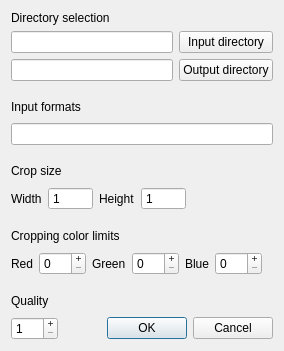
<?xml version="1.0" encoding="UTF-8"?>
<ui version="4.0">
 <class>Dialog</class>
 <widget class="QDialog" name="Dialog">
  <property name="geometry">
   <rect>
    <x>0</x>
    <y>0</y>
    <width>284</width>
    <height>351</height>
   </rect>
  </property>
  <property name="sizePolicy">
   <sizepolicy hsizetype="Fixed" vsizetype="Fixed">
    <horstretch>0</horstretch>
    <verstretch>0</verstretch>
   </sizepolicy>
  </property>
  <layout class="QVBoxLayout" name="verticalLayout_2">
   <item>
    <layout class="QVBoxLayout" name="verticalLayout">
     <item>
      <layout class="QGridLayout" name="gridLayout">
       <item row="2" column="0">
        <widget class="QLineEdit" name="lineEdit_output_directory"/>
       </item>
       <item row="2" column="1">
        <widget class="QPushButton" name="pushButton_output_directory">
         <property name="text">
          <string>Output directory</string>
         </property>
        </widget>
       </item>
       <item row="1" column="1">
        <widget class="QPushButton" name="pushButton_input_directory">
         <property name="text">
          <string>Input directory</string>
         </property>
        </widget>
       </item>
       <item row="1" column="0">
        <widget class="QLineEdit" name="lineEdit_input_directory"/>
       </item>
       <item row="0" column="0">
        <widget class="QLabel" name="label_directory_selection">
         <property name="text">
          <string>Directory selection</string>
         </property>
        </widget>
       </item>
      </layout>
     </item>
     <item>
      <spacer name="verticalSpacer_4">
       <property name="orientation">
        <enum>Qt::Vertical</enum>
       </property>
       <property name="sizeType">
        <enum>QSizePolicy::Fixed</enum>
       </property>
       <property name="sizeHint" stdset="0">
        <size>
         <width>20</width>
         <height>10</height>
        </size>
       </property>
      </spacer>
     </item>
     <item>
      <widget class="QLabel" name="label_input_formats">
       <property name="text">
        <string>Input formats</string>
       </property>
      </widget>
     </item>
     <item>
      <widget class="QLineEdit" name="lineEdit_input_formats"/>
     </item>
     <item>
      <spacer name="verticalSpacer_3">
       <property name="orientation">
        <enum>Qt::Vertical</enum>
       </property>
       <property name="sizeType">
        <enum>QSizePolicy::Fixed</enum>
       </property>
       <property name="sizeHint" stdset="0">
        <size>
         <width>20</width>
         <height>10</height>
        </size>
       </property>
      </spacer>
     </item>
     <item>
      <widget class="QLabel" name="label_crop_size">
       <property name="text">
        <string>Crop size</string>
       </property>
      </widget>
     </item>
     <item>
      <layout class="QHBoxLayout" name="horizontalLayout">
       <item>
        <widget class="QLabel" name="label_width">
         <property name="text">
          <string>Width</string>
         </property>
        </widget>
       </item>
       <item>
        <widget class="QSpinBox" name="spinBox_width">
         <property name="buttonSymbols">
          <enum>QAbstractSpinBox::NoButtons</enum>
         </property>
         <property name="minimum">
          <number>1</number>
         </property>
         <property name="maximum">
          <number>10000</number>
         </property>
         <property name="singleStep">
          <number>10</number>
         </property>
        </widget>
       </item>
       <item>
        <widget class="QLabel" name="label_height">
         <property name="text">
          <string>Height</string>
         </property>
        </widget>
       </item>
       <item>
        <widget class="QSpinBox" name="spinBox_height">
         <property name="buttonSymbols">
          <enum>QAbstractSpinBox::NoButtons</enum>
         </property>
         <property name="minimum">
          <number>1</number>
         </property>
         <property name="maximum">
          <number>10000</number>
         </property>
        </widget>
       </item>
       <item>
        <spacer name="horizontalSpacer_3">
         <property name="orientation">
          <enum>Qt::Horizontal</enum>
         </property>
         <property name="sizeHint" stdset="0">
          <size>
           <width>40</width>
           <height>20</height>
          </size>
         </property>
        </spacer>
       </item>
      </layout>
     </item>
     <item>
      <spacer name="verticalSpacer_2">
       <property name="orientation">
        <enum>Qt::Vertical</enum>
       </property>
       <property name="sizeType">
        <enum>QSizePolicy::Fixed</enum>
       </property>
       <property name="sizeHint" stdset="0">
        <size>
         <width>20</width>
         <height>10</height>
        </size>
       </property>
      </spacer>
     </item>
     <item>
      <widget class="QLabel" name="label_cropping_color_limits">
       <property name="text">
        <string>Cropping color limits</string>
       </property>
      </widget>
     </item>
     <item>
      <layout class="QHBoxLayout" name="horizontalLayout_2">
       <item>
        <widget class="QLabel" name="label_crop_red">
         <property name="text">
          <string>Red</string>
         </property>
        </widget>
       </item>
       <item>
        <widget class="QSpinBox" name="spinBox_crop_red">
         <property name="buttonSymbols">
          <enum>QAbstractSpinBox::PlusMinus</enum>
         </property>
         <property name="maximum">
          <number>255</number>
         </property>
        </widget>
       </item>
       <item>
        <widget class="QLabel" name="label_crop_green">
         <property name="text">
          <string>Green</string>
         </property>
        </widget>
       </item>
       <item>
        <widget class="QSpinBox" name="spinBox_crop_green">
         <property name="buttonSymbols">
          <enum>QAbstractSpinBox::PlusMinus</enum>
         </property>
         <property name="maximum">
          <number>255</number>
         </property>
        </widget>
       </item>
       <item>
        <widget class="QLabel" name="label_crop_blue">
         <property name="text">
          <string>Blue</string>
         </property>
        </widget>
       </item>
       <item>
        <widget class="QSpinBox" name="spinBox_crop_blue">
         <property name="buttonSymbols">
          <enum>QAbstractSpinBox::PlusMinus</enum>
         </property>
         <property name="maximum">
          <number>255</number>
         </property>
        </widget>
       </item>
       <item>
        <spacer name="horizontalSpacer_2">
         <property name="orientation">
          <enum>Qt::Horizontal</enum>
         </property>
         <property name="sizeHint" stdset="0">
          <size>
           <width>40</width>
           <height>20</height>
          </size>
         </property>
        </spacer>
       </item>
      </layout>
     </item>
     <item>
      <spacer name="verticalSpacer_5">
       <property name="orientation">
        <enum>Qt::Vertical</enum>
       </property>
       <property name="sizeType">
        <enum>QSizePolicy::Fixed</enum>
       </property>
       <property name="sizeHint" stdset="0">
        <size>
         <width>20</width>
         <height>10</height>
        </size>
       </property>
      </spacer>
     </item>
     <item>
      <widget class="QLabel" name="label_quality">
       <property name="text">
        <string>Quality</string>
       </property>
      </widget>
     </item>
     <item>
      <layout class="QHBoxLayout" name="horizontalLayout_3">
       <item>
        <widget class="QSpinBox" name="spinBox_quality">
         <property name="buttonSymbols">
          <enum>QAbstractSpinBox::PlusMinus</enum>
         </property>
         <property name="minimum">
          <number>1</number>
         </property>
         <property name="maximum">
          <number>100</number>
         </property>
        </widget>
       </item>
       <item>
        <spacer name="horizontalSpacer">
         <property name="orientation">
          <enum>Qt::Horizontal</enum>
         </property>
         <property name="sizeHint" stdset="0">
          <size>
           <width>40</width>
           <height>20</height>
          </size>
         </property>
        </spacer>
       </item>
       <item>
        <widget class="QDialogButtonBox" name="buttonBox">
         <property name="standardButtons">
          <set>QDialogButtonBox::Cancel|QDialogButtonBox::Ok</set>
         </property>
        </widget>
       </item>
      </layout>
     </item>
    </layout>
   </item>
  </layout>
 </widget>
 <resources/>
 <connections>
  <connection>
   <sender>buttonBox</sender>
   <signal>accepted()</signal>
   <receiver>Dialog</receiver>
   <slot>accept()</slot>
   <hints>
    <hint type="sourcelabel">
     <x>205</x>
     <y>329</y>
    </hint>
    <hint type="destinationlabel">
     <x>147</x>
     <y>175</y>
    </hint>
   </hints>
  </connection>
  <connection>
   <sender>buttonBox</sender>
   <signal>rejected()</signal>
   <receiver>Dialog</receiver>
   <slot>reject()</slot>
   <hints>
    <hint type="sourcelabel">
     <x>205</x>
     <y>329</y>
    </hint>
    <hint type="destinationlabel">
     <x>147</x>
     <y>175</y>
    </hint>
   </hints>
  </connection>
 </connections>
</ui>
